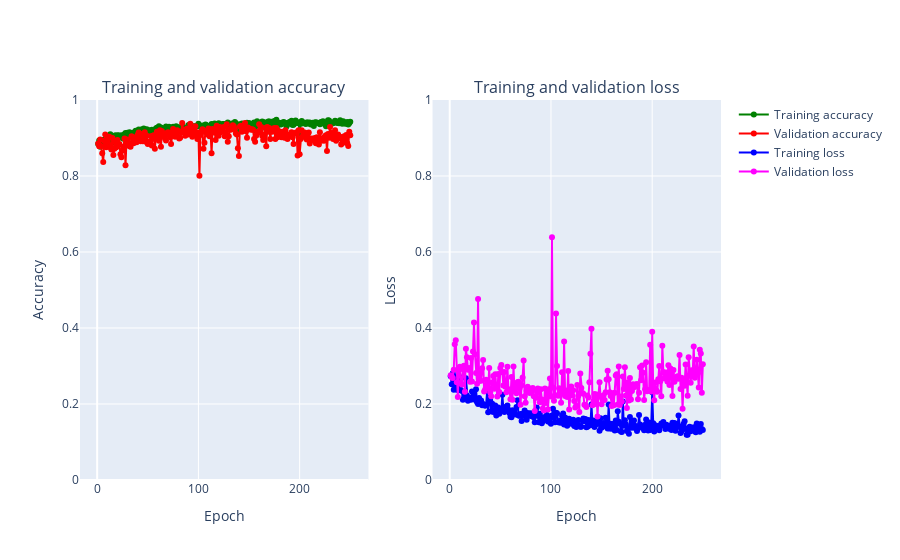

This figure's notebook cell:
### Code cell
plot_accuracy_and_loss(train_model_test)

### Figure 1 — Plotly figure (JSON) as saved in the notebook; plotly's stock layout.template omitted (floating-point values rounded to 4 significant figures; data arrays with more than 128 entries replaced by an {"elided": "..."} marker saying what was removed)
{"data": [{"marker": {"color": "Green"}, "mode": "markers+lines", "name": "Training accuracy", "text": {"elided": "250 str values"}, "type": "scatter", "x": {"elided": "250 int values"}, "xaxis": "x", "y": {"elided": "250 float values"}, "yaxis": "y"}, {"marker": {"color": "Red"}, "mode": "markers+lines", "name": "Validation accuracy", "text": {"elided": "250 str values"}, "type": "scatter", "x": {"elided": "250 int values"}, "xaxis": "x", "y": {"elided": "250 float values"}, "yaxis": "y"}, {"marker": {"color": "Blue"}, "mode": "markers+lines", "name": "Training loss", "text": {"elided": "250 str values"}, "type": "scatter", "x": {"elided": "250 int values"}, "xaxis": "x2", "y": {"elided": "250 float values"}, "yaxis": "y2"}, {"marker": {"color": "Magenta"}, "mode": "markers+lines", "name": "Validation loss", "text": {"elided": "250 str values"}, "type": "scatter", "x": {"elided": "250 int values"}, "xaxis": "x2", "y": {"elided": "250 float values"}, "yaxis": "y2"}], "layout": {"annotations": [{"font": {"size": 16}, "showarrow": false, "text": "Training and validation accuracy", "x": 0.225, "xanchor": "center", "xref": "paper", "y": 1, "yanchor": "bottom", "yref": "paper"}, {"font": {"size": 16}, "showarrow": false, "text": "Training and validation loss", "x": 0.775, "xanchor": "center", "xref": "paper", "y": 1, "yanchor": "bottom", "yref": "paper"}], "xaxis": {"anchor": "y", "domain": [0, 0.45], "title": {"text": "Epoch"}}, "xaxis2": {"anchor": "y2", "domain": [0.55, 1], "title": {"text": "Epoch"}}, "yaxis": {"anchor": "x", "domain": [0, 1], "range": [0, 1], "title": {"text": "Accuracy"}}, "yaxis2": {"anchor": "x2", "domain": [0, 1], "range": [0, 1], "title": {"text": "Loss"}}}}
